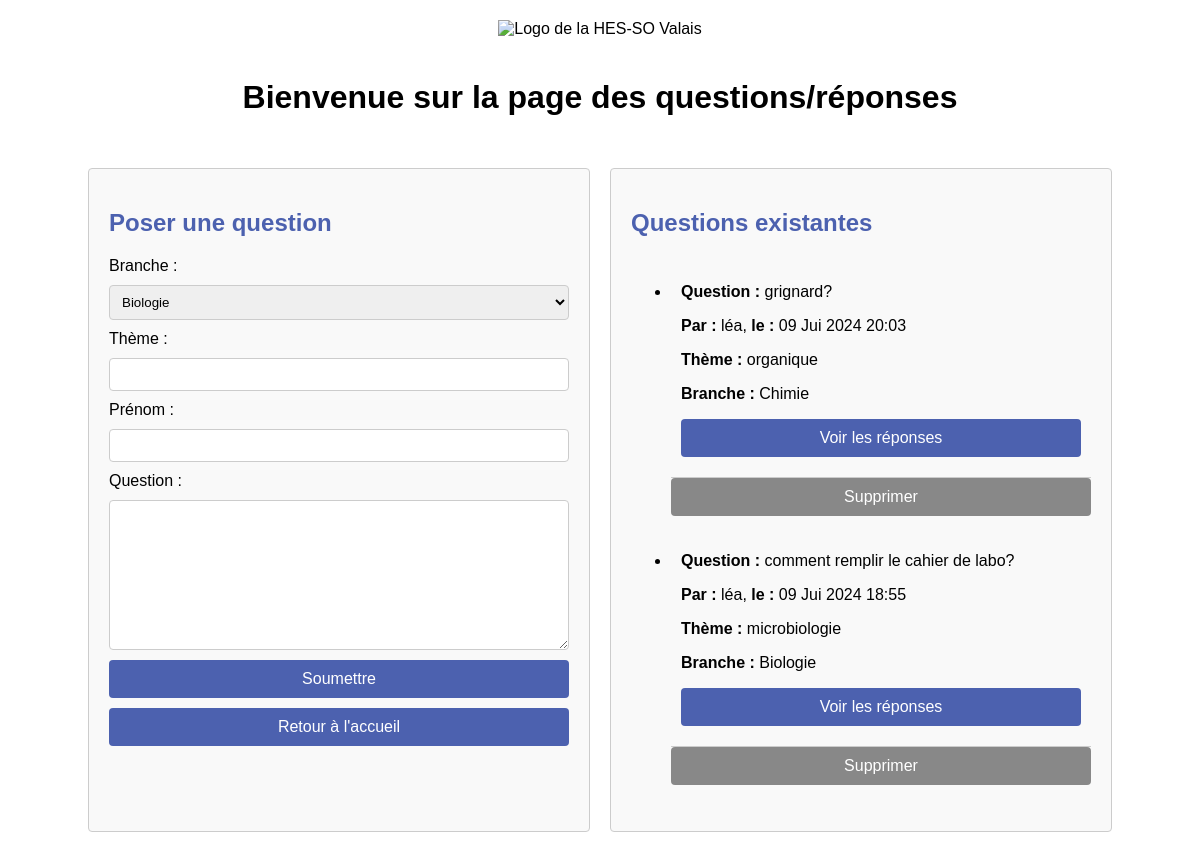
/question/new/, run on an earlier commit of the app's database.
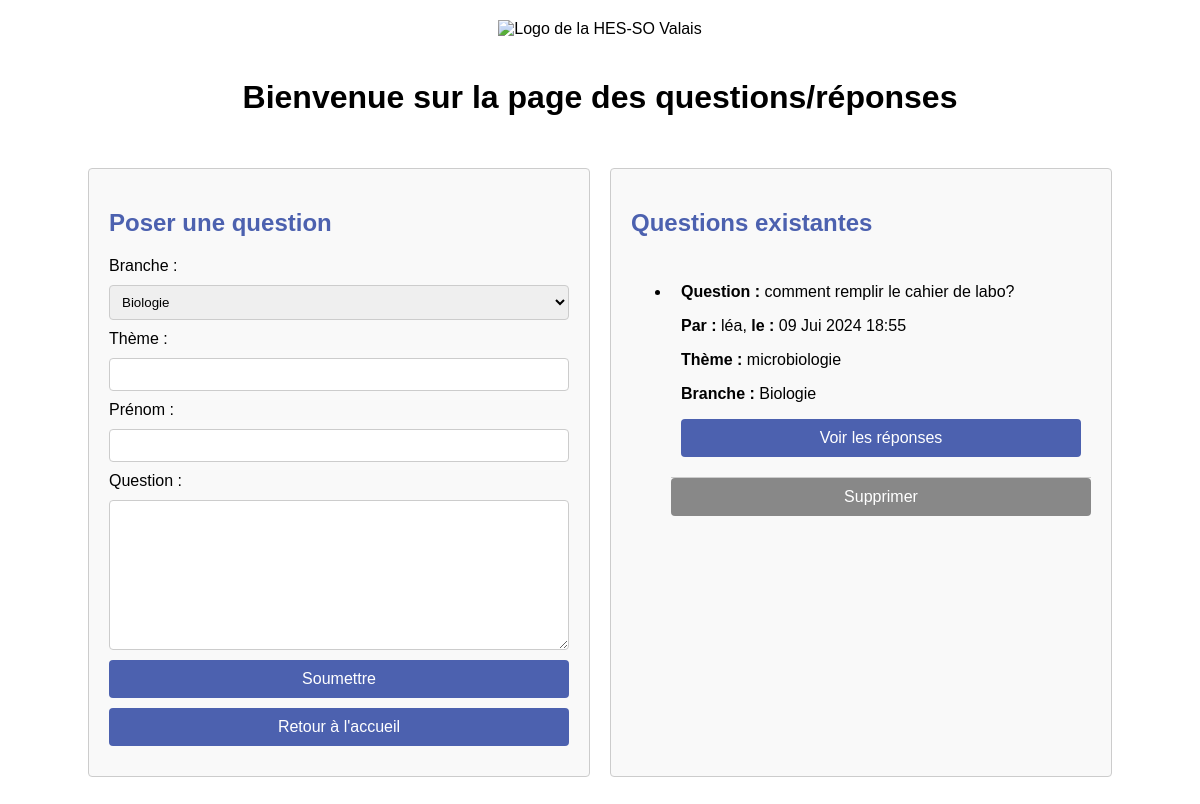
And on a later commit of the database.
### src/src/models.py (models this page shows, shortened)
class Question(models.Model):
    branche = models.CharField(max_length=100)
    theme = models.CharField(max_length=200)
    name = models.CharField(max_length=100)
    question_text = models.TextField()
    created_at = models.DateTimeField(default=timezone.now)

### src/src/views.py (the view)
# urls.py: path('question/new/', views.create_question, name='create_question'),
def create_question(request):
    if request.method == 'POST':
        form = QuestionForm(request.POST)
        if form.is_valid():
            new_comment = form.save(commit=False)
            new_comment.created_at = timezone.now()
            new_comment.save()
            return redirect('create_question')  # Redirection après la soumission réussie
    else:
        form = QuestionForm()
    questions = Question.objects.all().order_by('-created_at')  # Récupère toutes les questions pour les afficher
    return render(request, 'create_question.html', {'form': form, 'questions': questions})

### src/src/forms.py
class QuestionForm(forms.ModelForm):
    class Meta:
        model = Question
        fields = ['branche', 'theme', 'name', 'question_text']

### src/src/templates/create_question.html (shortened to what this page needs)
<!DOCTYPE html>
<html lang="fr">
<head>
</head>
<body>
    <div class="header">
        <img src="https://www.hevs.ch/media/image/3/large_2_1/hevslogo2019.png" alt="Logo de la HES-SO Valais" class="logo">
        <h1>Bienvenue sur la page des questions/réponses</h1>
    </div>
    <div class="container">
        <div class="form-section">
            <h2>Poser une question</h2>
            <form method="POST">
                <label for="id_branch">Branche :</label>
                <select id="id_branch" name="branche">
                    <option value="Biologie">Biologie</option>
                </select>
                <label for="theme">Thème :</label>
                <input type="text" id="theme" name="theme">
                <label for="name">Prénom :</label>
                <input type="text" id="name" name="name">
                <label for="question_text">Question :</label>
                <textarea id="question_text" name="question_text"></textarea>
                <div class="button-container">
                    <button type="submit" style="font-size: medium">Soumettre</button>
                    <a href="{% url 'index' %}" class="back-button" style="padding: 10px; text-align: center; display: block;">Retour à l'accueil</a>
                </div>
            </form>
        </div>
        <div class="questions-section">
            <h2>Questions existantes</h2>
            <ul class="questions-list">
                {% for question in questions %}
                <li>
                    <div>
                        <p><strong>Question :</strong> {{ question.question_text }}</p>
                        <p><strong>Par :</strong> {{ question.name }}, <strong>le :</strong> {{ question.created_at|date:"d M Y H:i" }}</p>
                        <p><strong>Thème :</strong> {{ question.theme }}</p>
                        <p><strong>Branche :</strong> {{ question.branche }}</p>
                        <a href="{% url 'question_detail' question.id %}" class="button" style="padding: 10px; text-align: center; display: block;">Voir les réponses</a>
                    </div>
                    <form method="POST" action="{% url 'delete_question' question.id %}">
                        <button type="submit" class="delete-button" style="font-size: medium" >Supprimer</button>
                    </form>
                </li>
                {% empty %}
                    <p>Aucune question n'a été posée pour le moment.</p>
                {% endfor %}
            </ul>
        </div>
    </div>
</body>
</html>

What changed in the data, as far as the page shows it:
removed Question: question_text "grignard?", name "léa", created_at "09 Jui 2024 20:03", theme "organique", branche "Chimie"
